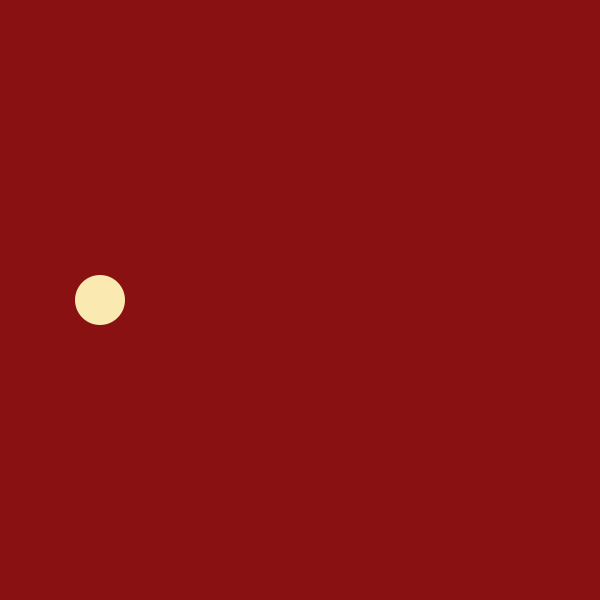
Frame 1 (no input)
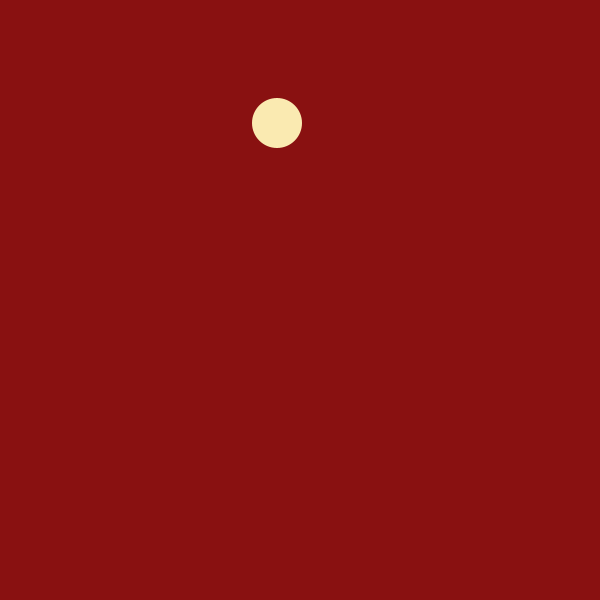
Frame 60 (the mouse pressed at the canvas centre just before this capture)
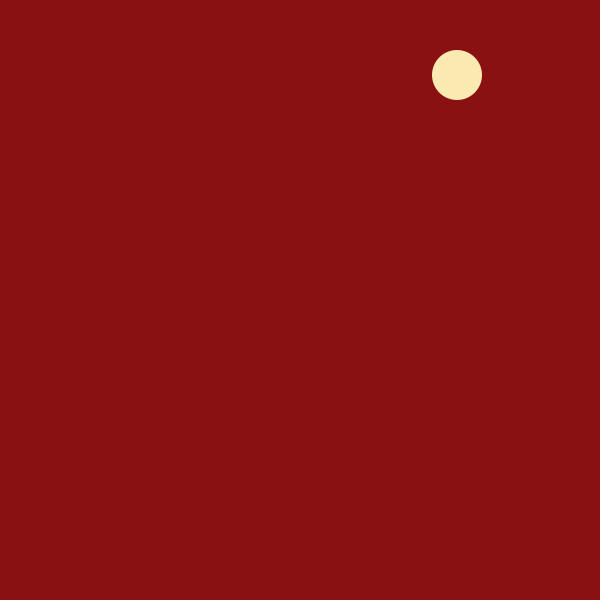
Frame 120 (the mouse held since frame 60 and released just before this capture)

The Processing sketch that drew these frames (run headless with seeded random() and noise(); from frame 60 on, the mouse is pressed at the canvas centre):

// Processing sketch: processing_82391
// ── processing_82391.pde

//Laura R., Bouncing Ball, Computer Programming 1, 14-15
Ball kylie = new Ball();
void setup()
{
  size (600, 600);
  
}
void draw()
{
  background(137, 17, 17);
  kylie.show();
  kylie.move();
  kylie.bounce();
}
class Ball
{
  int x, y;
  boolean up, right;
  Ball()
  {
    x = 100;
    y = 300;
    up = true;
    right = true;
  }
  void move ()
  {
    if (up == true)
    {
      y = y - 3;
    }
    if (up == false)
    {
      y= y + 3;
    }
    if (right == true)
    {
      x= x+ 3;
    }
    if (right == false)
    {
      x = x - 3;
    }
  }
  void bounce()
  { 
    if (y >= 590)
    {
      up = true;
    }
    if ( y <= 10)
    {
      up = false;
    }
    if (x >= 590 )
    {
      right = false;
    }
    if ( x <= 10 )
    { 
      right = true;
    }
  }
  void show()
  {
    noStroke();    
    fill(250,234,177);
    ellipse(x, y, 50, 50);
  }
}
